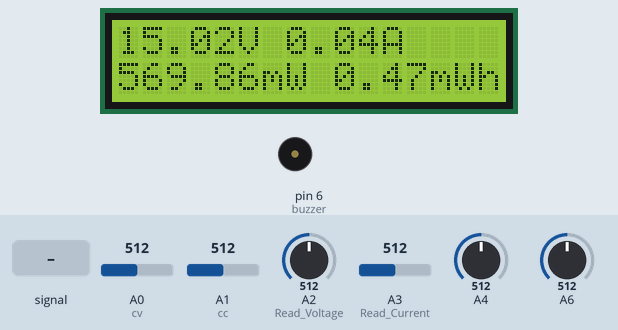
Simulated run of this sketch. Board: Arduino Uno, built with avr-gcc and run on an emulated ATmega328P. Parts: 16×2 character LCD, buzzer (waves = sounding, pin HIGH). The inputs (shaded band) are chosen by the test bench; at power-on: A3 (Read_Current) = 512, A2 (Read_Voltage) = 512, A0 (cv) = 512, A1 (cc) = 512, A4 = 512, A6 = 512. What the sketch prints to the serial monitor is not drawn.

Above: at 4.2 s.
4.3 s: A3 (Read_Current) fed a 200 Hz sine of ±81 counts around its level
At 5.12 s:
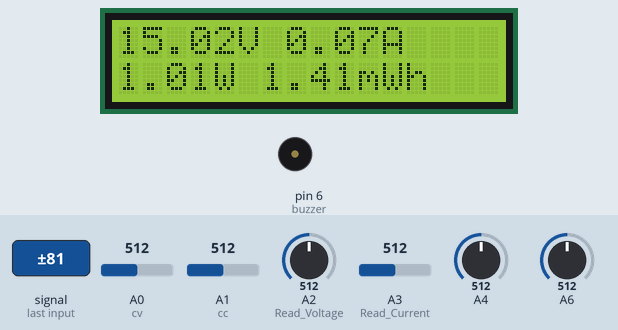
6.7 s: A3 (Read_Current) set to 521
At 6.87 s:
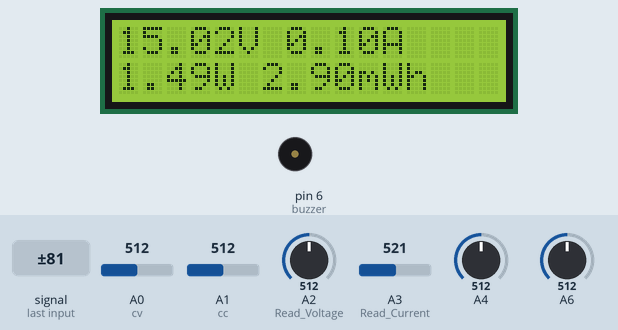
8.2 s: A3 (Read_Current) set to 785
At 8.36 s:
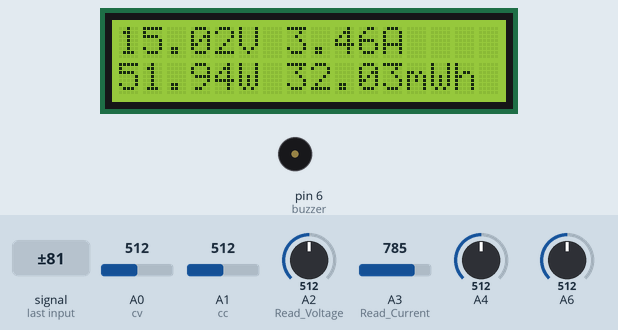
9.7 s: A3 (Read_Current) set to 803
At 11.37 s:
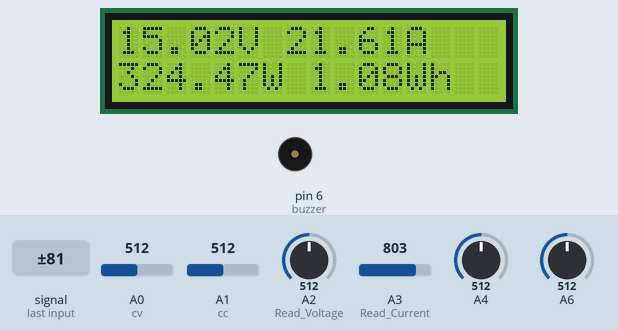
12.7 s: A2 (Read_Voltage) set to 716
At 12.87 s:
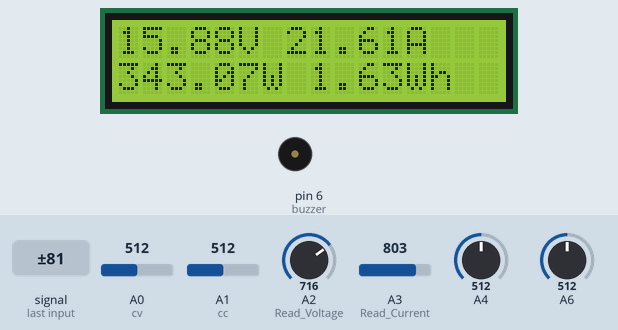
14.2 s: A2 (Read_Voltage) set to 30
At 14.99 s:
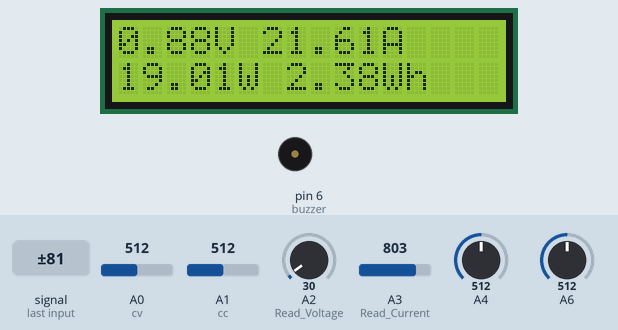
Timing chart, 0 to 16.9 s (numbered marks = the images above; inputs shaded):
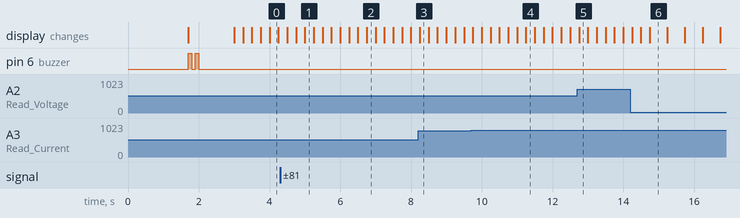

Measured:
- the behaviour switches between 795 and 796 on A3 (Read_Current) (found by bisection; images 3 and 4)
- after the input at 6.7 s, the display: changes after 0.05 s (image 2)

The sketch:

Lab_Powersuppy.ino
```cpp
#include <LiquidCrystal.h>
/*
cv=A0
cc=A1
voltage A2
current A3
buzzer=6;
 */
const int rs = 12, en = 11, d4 = 5, d5 = 4, d6 = 3, d7 = 2;
LiquidCrystal lcd(rs, en, d4, d5, d6, d7);


//Voltage
int Read_Voltage  = A2;
double Voltage = 0.0;
double Voltage_offset=0.00;

//Current
int Read_Current  = A3;
double Current = 0.0;
double current_sample=0.0;
int cv=A0;
int cc=A1;
int sensitivity = 66;
float adcValue= 0;
float offsetVoltage = 2502.5;
double adcVoltage = 0.00;
double milliAmps=0.0;

//Function
int buzzer=6;

//Power
double Power = 0.0;

//Energy
double Energy=0.0;

//Symbols
byte thunder[] = { //icon for thunder
  B00011,
  B00110,
  B01100,
  B11111,
  B11111,
  B00110,
  B01100,
  B11000
};

//====================================================================Setup
void setup() {
  //==============================LCD
  lcd.begin(16, 2);
  Serial.begin(9600);
  pinMode(cc,INPUT);
  pinMode(cv,INPUT);
  pinMode(Read_Voltage,INPUT);
  pinMode(Read_Current,INPUT);
  pinMode(buzzer,OUTPUT);
  lcd.createChar(2,thunder);
//=====================================Booting function call
booting();
}

//======================================================================Loop
  void loop()
{
 Read_data();
 lcd_display();
}
//=====================================================================Booting
void booting(){
  lcd.home();
  lcd.begin(16, 2);
  lcd.print("Lab Powersupply");
  lcd.setCursor(2,1);
  lcd.print("Version 1.0");
  delay(1500);
  lcd.home();
  lcd.begin(16, 2);
  lcd.print("Booting....");
  digitalWrite(buzzer,HIGH);
  delay(100);
  digitalWrite(buzzer,LOW);
  delay(100);
  digitalWrite(buzzer,HIGH);
  delay(100);
  digitalWrite(buzzer,LOW);
  delay(1000);
  lcd.clear();
  lcd.home();

}


//=================================================================LCD Display
void lcd_display()
{
  lcd.home();lcd.clear();
  lcd.print(Voltage);
  lcd.print("V ");
  lcd.print(Current);
  lcd.print("A");
  lcd.setCursor(14,0);
 if(analogRead(cv)==HIGH || analogRead(cc)==LOW)
{
 lcd.print("CV");
}else if(analogRead(cc)==HIGH || analogRead(cv)==LOW)
{
 lcd.setCursor(14,0);
 lcd.print("CC");
}
  lcd.setCursor(0, 1);
  if(Power<1000){
  lcd.print(Power);
  lcd.print("mW ");
  }else{
  lcd.print(Power/1000);
  lcd.print("W ");
  }
  if(Energy<1000){
  lcd.print(Energy);
  lcd.print("mWh");
  }else{
  lcd.print(Energy/1000);
  lcd.print("Wh");
  }
  Current=Voltage=Power=0.00;
}
//===================================================================Reading Data
void Read_data()
{

for(int i=0;i<=1000;i++)
{
  Voltage=Voltage+analogRead(Read_Voltage);
  current_sample=current_sample+analogRead(Read_Current);
}
Voltage/=1000;
Voltage=Voltage*(30.0/1024.0);
current_sample/=1000;
adcVoltage = (current_sample / 1024.0) * 5000;
Current = ((adcVoltage - offsetVoltage) / sensitivity);

if(Current<0)
  Current=0.00;

Serial.print("Current=");
Serial.print(Current);
Serial.print(" Voltage=");
Serial.print(Voltage);
Serial.print(" Analog read=");
Serial.print(analogRead(current_sample));

 //Power
double milliAmps=Current*1000;
Power=Voltage*milliAmps;

 //Energy
 if(Power>0)
 Energy=Energy+((Voltage*milliAmps)/3600);
 else
 Energy=0;
}
```
